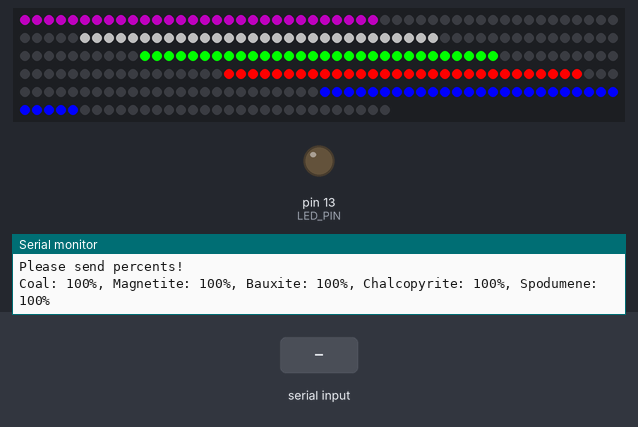
Simulated run of this sketch. Board: Arduino Uno, built with avr-gcc and run on an emulated ATmega328P. Parts: 281 RGB LEDs in strip order, left to right, continuing on the next row, output pins drawn as LEDs (lit = HIGH), the last lines printed to the serial monitor. Inputs (shaded band) come from the test bench.

Above: at 1.3 s.
At 15.92 s:
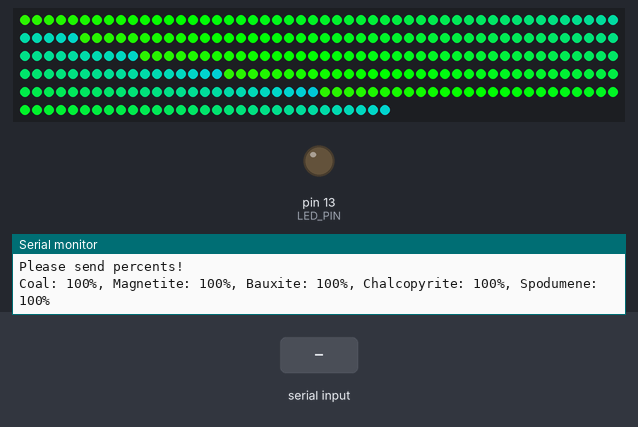
16.2 s: "v1\n" received over Serial
At 16.24 s:
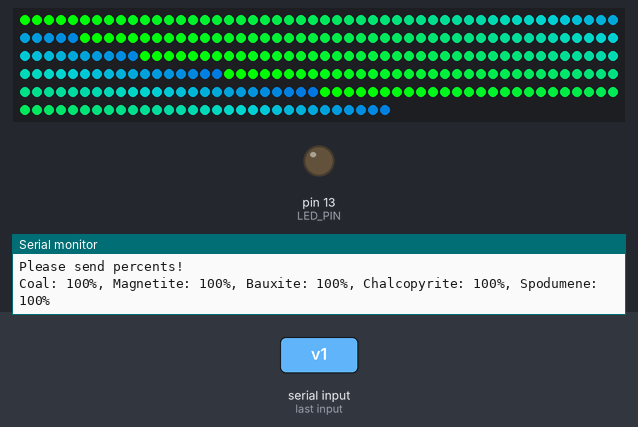
18.8 s: "90,45\n" received over Serial
21.7 s: "1\n" received over Serial
35.2 s: "200\n" received over Serial
At 41.55 s:
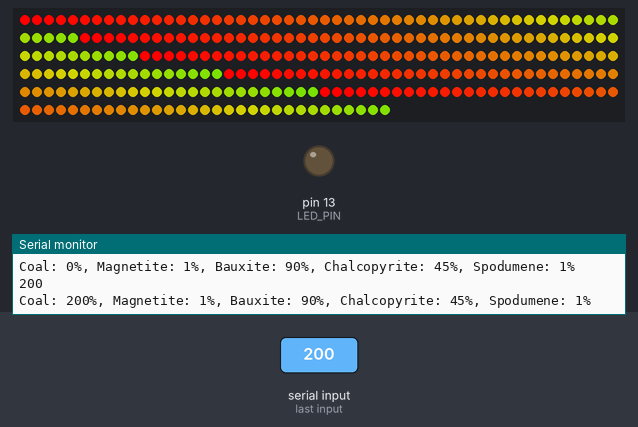
Timing chart, 0 to 43.0 s (numbered marks = the images above; inputs shaded):
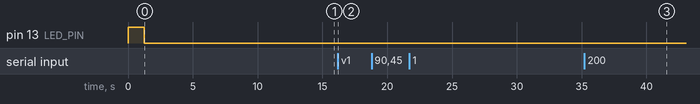

The sketch:

led_market_display_serial_csv.ino
```cpp
//Created by Qrules for Westwood Robotics under GNU GPL v3
//Based on adafruit libraries for neopixel led modules

#include <Wire.h>
#include <Adafruit_NeoPixel.h>
#ifdef __AVR__
  #include <avr/power.h>
#endif

//Define the number of pixels on each strip (strips 1-5), useful if missing pixels
//Set to zero to turn off strip
#define NUMPIXELS1 55
#define NUMPIXELS2 55
#define NUMPIXELS3 57
#define NUMPIXELS4 58
#define NUMPIXELS5 56

#define NUMPIXELS_TOTAL (NUMPIXELS1 + NUMPIXELS2 + NUMPIXELS3 + NUMPIXELS4 + NUMPIXELS5)

//digital pin to connect the LED Strip input pin to
#define PIN 8
//initialize LED
#define LED_PIN 13

//For storage of individual percentages
int per1 = 100;
int per2 = 100;
int per3 = 100;
int per4 = 100;
int per5 = 100;
//Used for the serial read method
int percent = 0;
int newPercent = 0;
const int MaxChars = 4;
char strValue[MaxChars+1];
int index = 0;
int perCount = 1;

// Parameter 1 = number of pixels in strip
// Parameter 2 = Arduino pin number (most are valid)
// Parameter 3 = pixel type flags, add together as needed:
//   NEO_KHZ800  800 KHz bitstream (most NeoPixel products w/WS2812 LEDs)
//   NEO_KHZ400  400 KHz (classic 'v1' (not v2) FLORA pixels, WS2811 drivers)
//   NEO_GRB     Pixels are wired for GRB bitstream (most NeoPixel products)
//   NEO_RGB     Pixels are wired for RGB bitstream (v1 FLORA pixels, not v2)

//Start strip, length of all 5 strips combined on the PIN defined above
Adafruit_NeoPixel strip = Adafruit_NeoPixel(NUMPIXELS_TOTAL, PIN, NEO_GRB + NEO_KHZ800);

// IMPORTANT: To reduce NeoPixel burnout risk, add 1000 uF capacitor across
// pixel power leads, add 300 - 500 Ohm resistor on first pixel's data input
// and minimize distance between Arduino and first pixel.  Avoid connecting
// on a live circuit...if you must, connect GND first.

void setup() {
  // initialize the serial communication:
  Serial.begin(9600);
  while (!Serial) {
  // wait for serial port to connect. Needed for Leonardo only
  }
  Serial.println("Please send percents!");
  // initialize the LED_PIN as an output:
  pinMode(LED_PIN, OUTPUT);
  digitalWrite(LED_PIN, HIGH);
  // This is for Trinket 5V 16MHz, you can remove these three lines if you are not using a Trinket
 /* #if defined (__AVR_ATtiny85__)
    if (F_CPU == 16000000) clock_prescale_set(clock_div_1);
  #endif
  */
  // End of trinket special code

  //begin strip
  strip.begin();
  show();
  delay(1250);
  digitalWrite(LED_PIN, LOW);

}

//Automatically runs whenever serial input is detected
void serialEvent()
{
   while(Serial.available())
   {
      char ch = Serial.read();
      Serial.write(ch);
      if(index < MaxChars && isDigit(ch))
      {
        strValue[index++] = ch;
      }
      else
      {
        strValue[index] = 0;
        newPercent = atoi(strValue);
        if(newPercent >= 0 && newPercent <= 200)
        {
          if(perCount == 1)
            per1 = newPercent;
          if(perCount == 2)
            per2 = newPercent;
          if(perCount == 3)
            per3 = newPercent;
          if(perCount == 4)
            per4 = newPercent;
          if(perCount == 5) {
            per5 = newPercent;
            perCount = 0;
          }
          perCount++;

         }
         else
         {
          if(perCount == 5)
            perCount = 0;
          perCount++;
         }

         index = 0;
         percent = newPercent;
      }
   }
}

void loop()
{
  //prints out current percents
  serialPrint();
  serialEvent();
  showEachVal(12500);
  showRainbowVal(200, 10);
  showRainbowVal(200, 10);
  serialEvent();
  serialPrint();
  showRainbowVal(200, 10);
  showRainbowVal(200, 10);
  serialEvent();
  serialPrint();
  for(int k = 0; k < NUMPIXELS_TOTAL; k++) {
     strip.setPixelColor(k, strip.Color(0,0,0)); //Black or off
  }
  colorWipe(strip.Color(203, 85, 0), 7); // Orange
  colorWipe(strip.Color(125, 125, 125), 7); // White
  serialEvent();
  serialPrint();
  colorWipe(strip.Color(203, 85, 0), 7); // Orange
  colorWipe(strip.Color(125, 125, 125), 7); // White
}

// Fill the dots one after the other with a color
void colorWipe(uint32_t c, uint8_t wait) {
  for(uint16_t i=0; i<strip.numPixels(); i++) {
    strip.setPixelColor(i, c);
    strip.show();
    delay(wait);
  }
}

//Calculates and shows the market values
void showRainbowVal(int percent, int wait)
{
    //Find pixel numbers based on percent (for a 60 pixel strip)
    int pixelInt = (30 * percent/100);
    //remove any -1 errors
    if(pixelInt < 0) {
      pixelInt = 0;
    }

    rainbow(wait, pixelInt);
}

void serialPrint()
{
  //prints out current percents
  Serial.println("Coal: " + String(per1) + "%, " + "Magnetite: " + String(per2) + "%, " + "Bauxite: " + String(per3) + "%, " + "Chalcopyrite: " + String(per4) + "%, " + "Spodumene: " + String(per5) + "%");
}

void showEachVal(int wait)
{
    //Find pixel numbers based on percent (for a 60 pixel strip)
    int pixelInt1 = (int)(30 * per1/100);
    int pixelInt2 = (int)(30 * per2/100);
    int pixelInt3 = (int)(30 * per3/100);
    int pixelInt4 = (int)(30 * per4/100);
    int pixelInt5 = (int)(30 * per5/100);
    //remove any -1 errors
    if(pixelInt1 < 0) {
      pixelInt1 = 0;
    }
    if(pixelInt2 < 0) {
      pixelInt2 = 0;
    }
    if(pixelInt3 < 0) {
      pixelInt3 = 0;
    }
    if(pixelInt4 < 0) {
      pixelInt4 = 0;
    }
    if(pixelInt5 < 0) {
      pixelInt5 = 0;
    }
    //Output current market percent
    //Clear all pixels (fresh slate), also eliminates blink of changing pixels versus clearing them individually
  for(int k = 0; k < NUMPIXELS_TOTAL; k++) {
     strip.setPixelColor(k, strip.Color(0,0,0)); //Black or off
  }
  for (int temp = 0; temp < pixelInt1; temp++){
    if (temp >= NUMPIXELS1)
      temp = NUMPIXELS1 - 1;
    strip.setPixelColor(temp, strip.Color(80,0,80));
  }

  for (int temp = 0; temp < pixelInt2; temp++){
    if (temp >= NUMPIXELS2)
      temp = NUMPIXELS2 - 1;
    strip.setPixelColor(temp + NUMPIXELS1, strip.Color(80,80,80));
  }

  for (int temp = 0; temp < pixelInt3; temp++){
    if (temp >= NUMPIXELS3)
      temp = NUMPIXELS3 - 1;
    strip.setPixelColor(temp + NUMPIXELS1 + NUMPIXELS2, strip.Color(0,255,0));
  }

  for (int temp = 0; temp < pixelInt4; temp++){
    if (temp >= NUMPIXELS4)
      temp = NUMPIXELS4 - 1;
    strip.setPixelColor(temp + NUMPIXELS1 + NUMPIXELS2 + NUMPIXELS3, strip.Color(255,0,0));
  }

  for (int temp = 0; temp < pixelInt5; temp++){
    if (temp >= NUMPIXELS5)
      temp = NUMPIXELS5 - 1;
    strip.setPixelColor(temp + NUMPIXELS1 + NUMPIXELS2 + NUMPIXELS3 + NUMPIXELS4, strip.Color(0,0,255));
  }

  show();
  delay(wait);
}


//class to organize rainbow display on pixel part defined by percent integer above
void rainbow(uint8_t wait, int setpix) {
  uint16_t i, j;

  //Clear all pixels (fresh slate), also eliminates blink of changing pixels versus clearing them individually
  for(int k = 0; k < NUMPIXELS_TOTAL; k++) {
     strip.setPixelColor(k, strip.Color(0,0,0)); //Black or off
  }

  for(j=0; j<256; j++) {
      for(i=0; i<setpix; i++) {
         int temp = i;
         if (temp >= NUMPIXELS1)
          temp = NUMPIXELS1 - 1;
         strip.setPixelColor(temp, Wheel((temp+j) & 255));
         temp = i;

         if (temp >= NUMPIXELS2)
          temp = NUMPIXELS2 - 1;
         strip.setPixelColor(temp + NUMPIXELS1, Wheel((temp+j) & 255));
         temp = i;

         if (temp >= NUMPIXELS3)
          temp = NUMPIXELS3 - 1;
         strip.setPixelColor(temp + NUMPIXELS1 + NUMPIXELS2, Wheel((temp+j) & 255));
         temp = i;

         if (temp >= NUMPIXELS4)
          temp = NUMPIXELS4 - 1;
         strip.setPixelColor(temp + NUMPIXELS1 + NUMPIXELS2 + NUMPIXELS3, Wheel((temp+j) & 255));
         temp = i;

         if (temp >= NUMPIXELS5)
          temp = NUMPIXELS5 - 1;
         strip.setPixelColor(temp + NUMPIXELS1 + NUMPIXELS2 + NUMPIXELS3 + NUMPIXELS4, Wheel((temp+j) & 255));

      }

  show();
  delay(wait);
  }
}

// Input a value 0 to 255 to get a color value.
// The colours are a transition r - g - b - back to r.
uint32_t Wheel(byte WheelPos) {
  WheelPos = 255 - WheelPos;
  if(WheelPos < 85) {
    return strip.Color(255 - WheelPos * 3, 0, WheelPos * 3);
  }
  if(WheelPos < 170) {
    WheelPos -= 85;
    return strip.Color(0, WheelPos * 3, 255 - WheelPos * 3);
  }
  WheelPos -= 170;
  return strip.Color(WheelPos * 3, 255 - WheelPos * 3, 0);
}

//Shows pixels
void show() {
  strip.show(); // Initialize all pixels
}
```

Measured:
- after the input at 35.2 s, the LEDs: first differ from a run without the input after 6.2 s (image 3)
- what the display in image 0 shows lasts 12.5 s, from 1.3 s to 13.8 s
